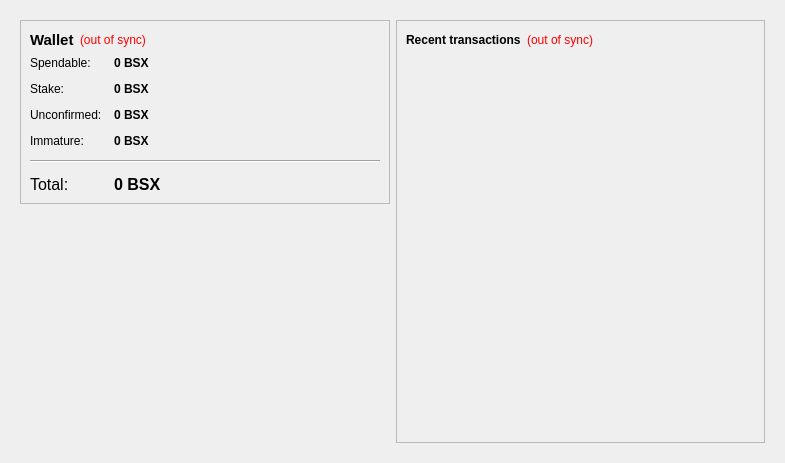
<?xml version="1.0" encoding="UTF-8"?>
<ui version="4.0">
 <class>OverviewPage</class>
 <widget class="QWidget" name="OverviewPage">
  <property name="geometry">
   <rect>
    <x>0</x>
    <y>0</y>
    <width>785</width>
    <height>463</height>
   </rect>
  </property>
  <property name="windowTitle">
   <string>Form</string>
  </property>
  <layout class="QHBoxLayout" name="horizontalLayout" stretch="0">
   <item>
    <widget class="QFrame" name="frameMain">
     <property name="frameShape">
      <enum>QFrame::NoFrame</enum>
     </property>
     <layout class="QHBoxLayout" name="horizontalLayout_3">
      <item>
       <layout class="QVBoxLayout" name="verticalLayout_2">
        <item>
         <widget class="QFrame" name="frame">
          <property name="frameShape">
           <enum>QFrame::StyledPanel</enum>
          </property>
          <property name="frameShadow">
           <enum>QFrame::Plain</enum>
          </property>
          <layout class="QVBoxLayout" name="verticalLayout_4">
           <item>
            <layout class="QHBoxLayout" name="horizontalLayout_4">
             <item>
              <widget class="QLabel" name="label_5">
               <property name="font">
                <font>
                 <pointsize>11</pointsize>
                 <weight>75</weight>
                 <bold>true</bold>
                </font>
               </property>
               <property name="text">
                <string>Wallet</string>
               </property>
              </widget>
             </item>
             <item>
              <widget class="QLabel" name="labelWalletStatus">
               <property name="toolTip">
                <string>The displayed information may be out of date. Your wallet automatically synchronizes with the bitspace network after a connection is established, but this process has not completed yet.</string>
               </property>
               <property name="styleSheet">
                <string notr="true">QLabel { color: red; }</string>
               </property>
               <property name="text">
                <string notr="true">(out of sync)</string>
               </property>
               <property name="alignment">
                <set>Qt::AlignLeading|Qt::AlignLeft|Qt::AlignVCenter</set>
               </property>
              </widget>
             </item>
             <item>
              <spacer name="horizontalSpacer_2">
               <property name="orientation">
                <enum>Qt::Horizontal</enum>
               </property>
               <property name="sizeHint" stdset="0">
                <size>
                 <width>40</width>
                 <height>20</height>
                </size>
               </property>
              </spacer>
             </item>
            </layout>
           </item>
           <item>
            <layout class="QFormLayout" name="formLayout_2">
             <property name="fieldGrowthPolicy">
              <enum>QFormLayout::AllNonFixedFieldsGrow</enum>
             </property>
             <property name="horizontalSpacing">
              <number>12</number>
             </property>
             <property name="verticalSpacing">
              <number>12</number>
             </property>
             <item row="0" column="0">
              <widget class="QLabel" name="label">
               <property name="text">
                <string>Spendable:</string>
               </property>
              </widget>
             </item>
             <item row="0" column="1">
              <widget class="QLabel" name="labelBalance">
               <property name="font">
                <font>
                 <weight>75</weight>
                 <bold>true</bold>
                </font>
               </property>
               <property name="cursor">
                <cursorShape>IBeamCursor</cursorShape>
               </property>
               <property name="toolTip">
                <string>Your current spendable balance</string>
               </property>
               <property name="text">
                <string notr="true">0 BSX</string>
               </property>
               <property name="textInteractionFlags">
                <set>Qt::LinksAccessibleByMouse|Qt::TextSelectableByKeyboard|Qt::TextSelectableByMouse</set>
               </property>
              </widget>
             </item>
             <item row="1" column="0">
              <widget class="QLabel" name="label_6">
               <property name="text">
                <string>Stake:</string>
               </property>
              </widget>
             </item>
             <item row="1" column="1">
              <widget class="QLabel" name="labelStake">
               <property name="font">
                <font>
                 <weight>75</weight>
                 <bold>true</bold>
                </font>
               </property>
               <property name="cursor">
                <cursorShape>IBeamCursor</cursorShape>
               </property>
               <property name="toolTip">
                <string>Total of coins that was staked, and do not yet count toward the current balance</string>
               </property>
               <property name="text">
                <string notr="true">0 BSX</string>
               </property>
               <property name="textInteractionFlags">
                <set>Qt::LinksAccessibleByMouse|Qt::TextSelectableByKeyboard|Qt::TextSelectableByMouse</set>
               </property>
              </widget>
             </item>
             <item row="2" column="0">
              <widget class="QLabel" name="label_3">
               <property name="text">
                <string>Unconfirmed:</string>
               </property>
              </widget>
             </item>
             <item row="2" column="1">
              <widget class="QLabel" name="labelUnconfirmed">
               <property name="font">
                <font>
                 <weight>75</weight>
                 <bold>true</bold>
                </font>
               </property>
               <property name="cursor">
                <cursorShape>IBeamCursor</cursorShape>
               </property>
               <property name="toolTip">
                <string>Total of transactions that have yet to be confirmed, and do not yet count toward the current balance</string>
               </property>
               <property name="text">
                <string notr="true">0 BSX</string>
               </property>
               <property name="textInteractionFlags">
                <set>Qt::LinksAccessibleByMouse|Qt::TextSelectableByKeyboard|Qt::TextSelectableByMouse</set>
               </property>
              </widget>
             </item>
             <item row="3" column="0">
              <widget class="QLabel" name="labelImmatureText">
               <property name="text">
                <string>Immature:</string>
               </property>
              </widget>
             </item>
             <item row="3" column="1">
              <widget class="QLabel" name="labelImmature">
               <property name="font">
                <font>
                 <weight>75</weight>
                 <bold>true</bold>
                </font>
               </property>
               <property name="toolTip">
                <string>Mined balance that has not yet matured</string>
               </property>
               <property name="text">
                <string notr="true">0 BSX</string>
               </property>
               <property name="textInteractionFlags">
                <set>Qt::LinksAccessibleByMouse|Qt::TextSelectableByKeyboard|Qt::TextSelectableByMouse</set>
               </property>
              </widget>
             </item>
             <item row="4" column="0" colspan="2">
              <widget class="Line" name="line">
               <property name="orientation">
                <enum>Qt::Horizontal</enum>
               </property>
              </widget>
             </item>
             <item row="5" column="0">
              <widget class="QLabel" name="labelTotalText">
               <property name="font">
                <font>
                 <pointsize>12</pointsize>
                </font>
               </property>
               <property name="text">
                <string>Total:</string>
               </property>
              </widget>
             </item>
             <item row="5" column="1">
              <widget class="QLabel" name="labelTotal">
               <property name="font">
                <font>
                 <pointsize>12</pointsize>
                 <weight>75</weight>
                 <bold>true</bold>
                </font>
               </property>
               <property name="cursor">
                <cursorShape>IBeamCursor</cursorShape>
               </property>
               <property name="toolTip">
                <string>Your current total balance</string>
               </property>
               <property name="text">
                <string notr="true">0 BSX</string>
               </property>
               <property name="textInteractionFlags">
                <set>Qt::LinksAccessibleByMouse|Qt::TextSelectableByKeyboard|Qt::TextSelectableByMouse</set>
               </property>
              </widget>
             </item>
            </layout>
           </item>
          </layout>
         </widget>
        </item>
        <item>
         <spacer name="verticalSpacer">
          <property name="orientation">
           <enum>Qt::Vertical</enum>
          </property>
          <property name="sizeHint" stdset="0">
           <size>
            <width>20</width>
            <height>40</height>
           </size>
          </property>
         </spacer>
        </item>
        <item>
         <widget class="QLabel" name="label_7">
          <property name="text">
           <string/>
          </property>
          <property name="pixmap">
           <pixmap resource="../bitspace.qrc">:/icons/bitspace</pixmap>
          </property>
          <property name="alignment">
           <set>Qt::AlignCenter</set>
          </property>
         </widget>
        </item>
        <item>
         <widget class="QLabel" name="label_2">
          <property name="text">
           <string/>
          </property>
          <property name="pixmap">
           <pixmap>:/images/wallet</pixmap>
          </property>
         </widget>
        </item>
       </layout>
      </item>
      <item>
       <layout class="QVBoxLayout" name="verticalLayout_3">
        <item>
         <widget class="QFrame" name="frame_2">
          <property name="frameShape">
           <enum>QFrame::StyledPanel</enum>
          </property>
          <property name="frameShadow">
           <enum>QFrame::Plain</enum>
          </property>
          <layout class="QVBoxLayout" name="verticalLayout">
           <item>
            <layout class="QHBoxLayout" name="horizontalLayout_2">
             <item>
              <widget class="QLabel" name="label_4">
               <property name="text">
                <string>&lt;b&gt;Recent transactions&lt;/b&gt;</string>
               </property>
              </widget>
             </item>
             <item>
              <widget class="QLabel" name="labelTransactionsStatus">
               <property name="toolTip">
                <string>The displayed information may be out of date. Your wallet automatically synchronizes with the bitspace network after a connection is established, but this process has not completed yet.</string>
               </property>
               <property name="styleSheet">
                <string notr="true">QLabel { color: red; }</string>
               </property>
               <property name="text">
                <string notr="true">(out of sync)</string>
               </property>
               <property name="alignment">
                <set>Qt::AlignRight|Qt::AlignTrailing|Qt::AlignVCenter</set>
               </property>
              </widget>
             </item>
             <item>
              <spacer name="horizontalSpacer">
               <property name="orientation">
                <enum>Qt::Horizontal</enum>
               </property>
               <property name="sizeHint" stdset="0">
                <size>
                 <width>40</width>
                 <height>20</height>
                </size>
               </property>
              </spacer>
             </item>
            </layout>
           </item>
           <item>
            <widget class="QListView" name="listTransactions">
             <property name="styleSheet">
              <string notr="true">QListView { background: transparent; }</string>
             </property>
             <property name="frameShape">
              <enum>QFrame::NoFrame</enum>
             </property>
             <property name="verticalScrollBarPolicy">
              <enum>Qt::ScrollBarAlwaysOff</enum>
             </property>
             <property name="horizontalScrollBarPolicy">
              <enum>Qt::ScrollBarAlwaysOff</enum>
             </property>
             <property name="selectionMode">
              <enum>QAbstractItemView::NoSelection</enum>
             </property>
            </widget>
           </item>
          </layout>
         </widget>
        </item>
       </layout>
      </item>
     </layout>
    </widget>
   </item>
  </layout>
 </widget>
 <resources>
  <include location="../bitspace.qrc"/>
 </resources>
 <connections/>
</ui>
